Frame 1 (no input): blank canvas, image omitted
Frame 60 (the mouse pressed at the canvas centre just before this capture): blank canvas, image omitted
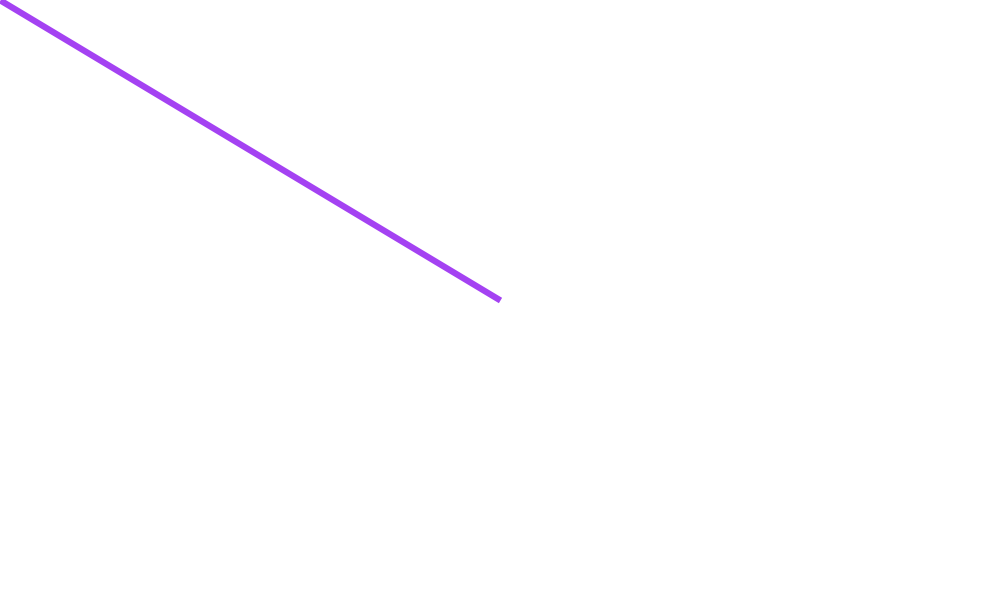
Frame 120 (the mouse held since frame 60 and released just before this capture)

The Processing sketch whose frames 1 and 60 were blank and that drew this single picture after the mouse press (run headless with seeded random() and noise(); from frame 60 on, the mouse is pressed at the canvas centre):

// Processing sketch: processing_183419
// ── processing_183419.pde

void setup(){
  //frameRate(2);
size(1000,600);
background(255);
}
 
void draw(){
  if (mousePressed){
    stroke(random(255),random(255),random(255));
    strokeWeight(random(2,20));
    strokeCap(SQUARE);
  line(mouseX,mouseY,pmouseX,pmouseY);
  }
   
}
